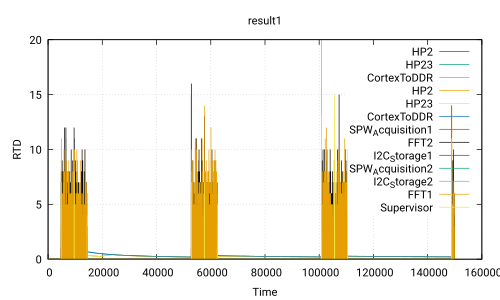

Reproduce this figure in gnuplot.
 set title 'result1'
 set ylabel 'RTD'
 set xlabel 'Time'
 set grid
 set term pdf
 set output 'Use_case_DoubleCamera_newValues.ATIPPIC.executable100.0_50.0.pdf'
 plot 'Use_case_DoubleCamera_newValues.ATIPPIC.executable100.0_50.0.csv' using 1:2 with lines title 'HP2','Use_case_DoubleCamera_newValues.ATIPPIC.executable100.0_50.0.csv' using 1:3 with lines title 'HP23','Use_case_DoubleCamera_newValues.ATIPPIC.executable100.0_50.0.csv' using 1:4 with lines title 'CortexToDDR','Use_case_DoubleCamera_newValues.ATIPPIC.executable100.0_50.0.csv' using 1:5 with lines title 'HP2','Use_case_DoubleCamera_newValues.ATIPPIC.executable100.0_50.0.csv' using 1:6 with lines title 'HP23','Use_case_DoubleCamera_newValues.ATIPPIC.executable100.0_50.0.csv' using 1:7 with lines title 'CortexToDDR','Use_case_DoubleCamera_newValues.ATIPPIC.executable100.0_50.0.csv' using 1:8 with lines title 'SPW_Acquisition1','Use_case_DoubleCamera_newValues.ATIPPIC.executable100.0_50.0.csv' using 1:9 with lines title 'FFT2','Use_case_DoubleCamera_newValues.ATIPPIC.executable100.0_50.0.csv' using 1:10 with lines title 'I2C_Storage1','Use_case_DoubleCamera_newValues.ATIPPIC.executable100.0_50.0.csv' using 1:11 with lines title 'SPW_Acquisition2','Use_case_DoubleCamera_newValues.ATIPPIC.executable100.0_50.0.csv' using 1:12 with lines title 'I2C_Storage2','Use_case_DoubleCamera_newValues.ATIPPIC.executable100.0_50.0.csv' using 1:13 with lines title 'FFT1','Use_case_DoubleCamera_newValues.ATIPPIC.executable100.0_50.0.csv' using 1:14 with lines title 'Supervisor'
